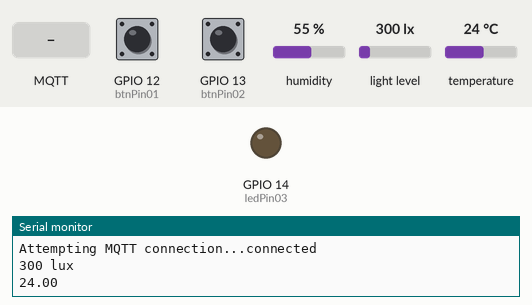
A sketch run on a simulated ESP8266 (NodeMCU). Parts: output pins drawn as LEDs (lit = HIGH), the last lines printed to the serial monitor. Inputs (shaded band) come from the test bench; at power-on: GPIO 12 (btnPin01) HIGH, GPIO 13 (btnPin02) HIGH, humidity 55 %, light level 300 lx, temperature 24 °C. WiFi joins after 1.5 s; servers stay silent unless stated; no MQTT or app messages arrive unless stated.

Above: at 3.3 s.
3.4 s: MQTT message "1" arrives on the first subscribed topic
At 4.6 s:
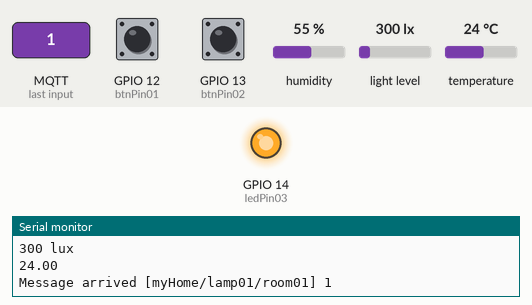
4.9 s: MQTT message "5" arrives on the first subscribed topic
At 5.7 s:
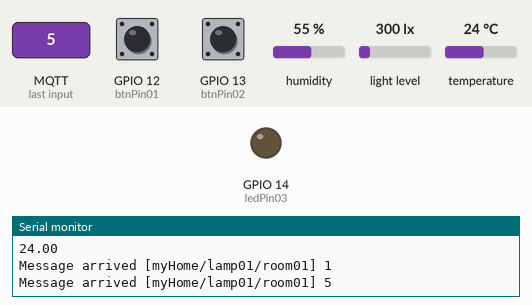
Timing chart, 0 to 7.9 s (numbered marks = the images above; inputs shaded):
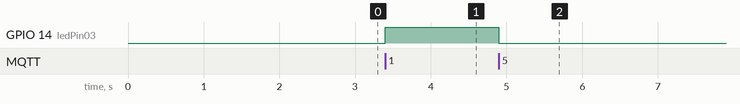

The sketch:

room01.ino
```cpp
/*
  Basic ESP8266 MQTT example

  This sketch demonstrates the capabilities of the pubsub library in combination
  with the ESP8266 board/library.

  It connects to an MQTT server then:
  - publishes "hello world" to the topic "outTopic" every two seconds
  - subscribes to the topic "inTopic", printing out any messages
    it receives. NB - it assumes the received payloads are strings not binary
  - If the first character of the topic "inTopic" is an 1, switch ON the ESP Led,
    else switch it off

  It will reconnect to the server if the connection is lost using a blocking
  reconnect function. See the 'mqtt_reconnect_nonblocking' example for how to
  achieve the same result without blocking the main loop.

  To install the ESP8266 board, (using Arduino 1.6.4+):
  - Add the following 3rd party board manager under "File -> Preferences -> Additional Boards Manager URLs":
       http://arduino.esp8266.com/stable/package_esp8266com_index.json
  - Open the "Tools -> Board -> Board Manager" and click install for the ESP8266"
  - Select your ESP8266 in "Tools -> Board"
*/
#include <ESP8266WiFi.h>
#include <PubSubClient.h>
// Light Sensor TSL2561
#include <Wire.h>
#include <Adafruit_Sensor.h>
#include <Adafruit_TSL2561_U.h>
// Temp & Hum Sensor
#include <Arduino.h>
#include <Adafruit_SHT31.h>

#include <string.h>
#include <stdlib.h>

// Update these with values suitable for your network.
//const char* ssid     = "SicomoroBonito";
const char* ssid     = "Sicomoro";
//const char* password = "ChV3u6G33t";
const char* password = "kEQM447pQm";
IPAddress mqttServer(192, 168, 1, 136);
// Configure time to get data from sensor
unsigned long tAnt = 0, t1Ant = 0;
const int tSecs = 3000, t1Secs = 1000;
// Threshold for lightSensor
int luxThreshold = 0;
// Configure Buttons
const byte btnPin01 = 12;
const byte btnPin02 = 13;
bool btn01 = false;
bool btn02 = false;
// Configure leds
const byte ledPin03 = 14;
// Variables to allocate temperature and humidity from sensor
int temp = 0;
int hum = 0;
int addressTempHumSensor = 0x44;

// Debug Flag
bool DEBUG = true;

// WifiClient
WiFiClient espClient;
PubSubClient client(espClient);
// Object for light sensor
Adafruit_TSL2561_Unified tsl = Adafruit_TSL2561_Unified(TSL2561_ADDR_FLOAT, 12345);
// Object for temp & hum sensor
Adafruit_SHT31 sht31 = Adafruit_SHT31();

/************** Prototype functions**************/
void setupWifi();
void reconnect();
void callback(char* topic, byte* payload, unsigned int _length);
void displaySensorDetails(void);
void configureSensor(void);
void readLightSensor(void);
void readTempHumSensor(void);
void setLuxThreshold(char* _topic, char* _payload);
void configDigitalPins();
void readBtns();
void lampTopics(char* _topic, char* _payload);
void debugTopic(char* _topic, char* _payload);
/**************End Prototype functions**************/

void setup() {
  // Serial Port baudrate
  Serial.begin(57600);
  setupWifi();
  // Connection to MQTT server(broker)
  client.setServer(mqttServer, 1883);
  client.setCallback(callback);
  // Sensor configuration
  if (!tsl.begin())
  {
    /* There was a problem detecting the TSL2561 ... check your connections */
    Serial.print("Ooops, no TSL2561 detected ... Check your wiring or I2C ADDR!");
    while (1);
  }
  // Verify of the Temp & Hum sensor is connected
  if (! sht31.begin(addressTempHumSensor)) {   // Set to 0x45 for alternate i2c addr
    Serial.println("Couldn't find SHT31");
    while (1) delay(1);
  }
  /* Display some basic information on this sensor */
  displaySensorDetails();
  /* Setup the sensor gain and integration time */
  configureSensor();
  // Configure input pins
  configDigitalPins();
}

void loop()
{
  unsigned long tAct, t1Act;
  tAct = t1Act = millis();
  if (!client.connected()) {
    reconnect();
  }
  client.loop();
  // Light sensor publishing
  if ((tAct - tAnt) >= tSecs) {
    readLightSensor();
    readTempHumSensor();
    tAnt = tAct;
  }
  if ((t1Act - t1Ant >= t1Secs)) {
    readBtns();
    t1Ant = t1Act;
  }
}

// Event to handle subscriptions and publications
void callback(char* topic, byte* payload, unsigned int _length) {
  if (DEBUG == true){
    Serial.print("Message arrived [");
    Serial.print(topic);
    Serial.print("] ");
  }
  char* strPayload;
  /* Initial memory allocation */
  strPayload = (char *) malloc(_length);

  for (int i = 0; i < _length; i++) {
    strPayload[i] = (char)payload[i];
    if (DEBUG == true){
      Serial.print(strPayload[i]);
    }
  }
  // Add a NULL caracter to complete the string
  strPayload[_length] = '\0';
  // Enable lamp topics
  lampTopics(topic, strPayload);
  if (DEBUG == true){
    Serial.println();
  }
  // Set the threshold parameter from light sensor
  setLuxThreshold(topic, strPayload);
  // Enable DEBUG mode
  debugTopic(topic, strPayload);

  // Free reserved memory
  free(strPayload);
}

void reconnect() {
  // Loop until we're reconnected
  while (!client.connected()) {
    Serial.print("Attempting MQTT connection...");
    // Attempt to connect
    if (client.connect("room01")) {
      Serial.println("connected");
      client.subscribe("myHome/lamp01/room01");
      client.subscribe("myHome/lightSensor/room01/threshold");
      client.subscribe("myHome/board/room01/debug");
    } else {
      Serial.print("failed, rc=");
      Serial.print(client.state());
      Serial.println(" try again in 5 seconds");
      // Wait 5 seconds before retrying
      delay(5000);
    }
  }
}

// We start by connecting to a WiFi network
void setupWifi() {
  delay(100);
  Serial.println();
  Serial.println();
  Serial.print("Connecting to ");
  Serial.println(ssid);

  WiFi.begin(ssid, password);

  while (WiFi.status() != WL_CONNECTED) {
    delay(500);
    Serial.print(".");
  }

  Serial.println("");
  Serial.println("WiFi connected");
  Serial.println("IP address: ");
  Serial.println(WiFi.localIP());
}

// Displays some basic information on this sensor from the unified
// sensor API sensor_t type (see Adafruit_Sensor for more information)
void displaySensorDetails(void)
{
  sensor_t sensor;
  tsl.getSensor(&sensor);
  Serial.println("------------------------------------");
  Serial.print  ("Sensor:       "); Serial.println(sensor.name);
  Serial.print  ("Driver Ver:   "); Serial.println(sensor.version);
  Serial.print  ("Unique ID:    "); Serial.println(sensor.sensor_id);
  Serial.print  ("Max Value:    "); Serial.print(sensor.max_value); Serial.println(" lux");
  Serial.print  ("Min Value:    "); Serial.print(sensor.min_value); Serial.println(" lux");
  Serial.print  ("Resolution:   "); Serial.print(sensor.resolution); Serial.println(" lux");
  Serial.println("------------------------------------");
  Serial.println("");
  delay(500);
}

// Configures the gain and integration time for the TSL2561
void configureSensor(void)
{
  /* You can also manually set the gain or enable auto-gain support */
  // tsl.setGain(TSL2561_GAIN_1X);      /* No gain ... use in bright light to avoid sensor saturation */
  // tsl.setGain(TSL2561_GAIN_16X);     /* 16x gain ... use in low light to boost sensitivity */
  tsl.enableAutoRange(true);            /* Auto-gain ... switches automatically between 1x and 16x */

  /* Changing the integration time gives you better sensor resolution (402ms = 16-bit data) */
  tsl.setIntegrationTime(TSL2561_INTEGRATIONTIME_13MS);      /* fast but low resolution */
  // tsl.setIntegrationTime(TSL2561_INTEGRATIONTIME_101MS);  /* medium resolution and speed   */
  // tsl.setIntegrationTime(TSL2561_INTEGRATIONTIME_402MS);  /* 16-bit data but slowest conversions */

  /* Update these values depending on what you've set above! */
  Serial.println("------------------------------------");
  Serial.print  ("Gain:         "); Serial.println("Auto");
  Serial.print  ("Timing:       "); Serial.println("13 ms");
  Serial.println("------------------------------------");
}

// Read light sensor
void readLightSensor() {
  /* Get a new sensor event */
  sensors_event_t event;
  tsl.getEvent(&event);

  /* Display the results (light is measured in lux) */
  if (event.light)
  {
    int lux = event.light;
    if (DEBUG == true){
      Serial.print(lux);
      Serial.println(" lux");
    }

    if (lux <= luxThreshold) {
      client.publish("myHome/lightSensor/room01", "OFF");
    }
    else {
      client.publish("myHome/lightSensor/room01", "ON");
    }
  }
  else
  {
    /* If event.light = 0 lux the sensor is probably saturated
       and no reliable data could be generated! */
    Serial.println("Sensor overload");
  }
}

// Read light sensor
void readTempHumSensor() {
  char strTemp [10], strHum [10];
  float temperature = sht31.readTemperature();
  float humidity = sht31.readHumidity();

  if (! isnan(temperature)) {  // check if 'is not a number'
    Serial.println(temperature);
    dtostrf(temperature, 6, 2, strTemp);
    client.publish("myHome/temperatureSensor/room01", strTemp);
  } else {
    client.publish("myHome/temperatureSensor/room01", "NULL");
  }

  if (! isnan(humidity)) {  // check if 'is not a number'
    dtostrf(humidity, 6, 2, strHum);
    client.publish("myHome/humiditySensor/room01", strHum);
  } else {
    client.publish("myHome/humiditySensor/room01", "NULL");
  }
}

// Set the threshold value from light sensor
void setLuxThreshold(char* _topic, char* _payload){
  if (0 == strcmp(_topic, "myHome/lightSensor/room01/threshold")){
    int _luxThreshold = atoi(_payload);
    if (DEBUG == true){
      Serial.print("Threshold: ");
      Serial.println(_luxThreshold);
    }
    luxThreshold = _luxThreshold;
  }
}

// Configure input pins
void configDigitalPins() {
  pinMode(btnPin01, INPUT_PULLUP);
  pinMode(btnPin02, INPUT_PULLUP);
  pinMode(ledPin03, OUTPUT);
}

// Read light sensor
void readBtns() {
  btn01 = digitalRead(btnPin01);
  btn02 = digitalRead(btnPin02);
  if (btn01 == true) {
    client.publish("myHome/windowSensor/room01", "OFF");
  }
  else {
    client.publish("myHome/windowSensor/room01", "ON");
  }
  if (btn02 == true) {
    client.publish("myHome/doorSensor/room01", "OFF");
  }
  else {
    client.publish("myHome/doorSensor/room01", "ON");
  }
}

// Execute Lamp Topics
void lampTopics(char* _topic, char* _payload){
  // Lamp 01
  if (0 == strcmp(_topic, "myHome/lamp01/room01")){
    if (0 == strcmp(_payload, "1")){
      digitalWrite(ledPin03, HIGH);
    }
    else{
      digitalWrite(ledPin03, LOW);
    }
  }
}

// Enable message in serial port
void debugTopic(char* _topic, char* _payload){
    // Lamp 01
  if (0 == strcmp(_topic, "myHome/board/room01/debug")){
    if (0 == strcmp(_payload, "1")){
      DEBUG = true;
    }
    else{
      DEBUG = false;
    }
  }
}
```

Measured:
- after the input at 3.4 s, GPIO 14 (ledPin03): LOW → HIGH at once
- after the input at 4.9 s, GPIO 14 (ledPin03): HIGH → LOW at once
